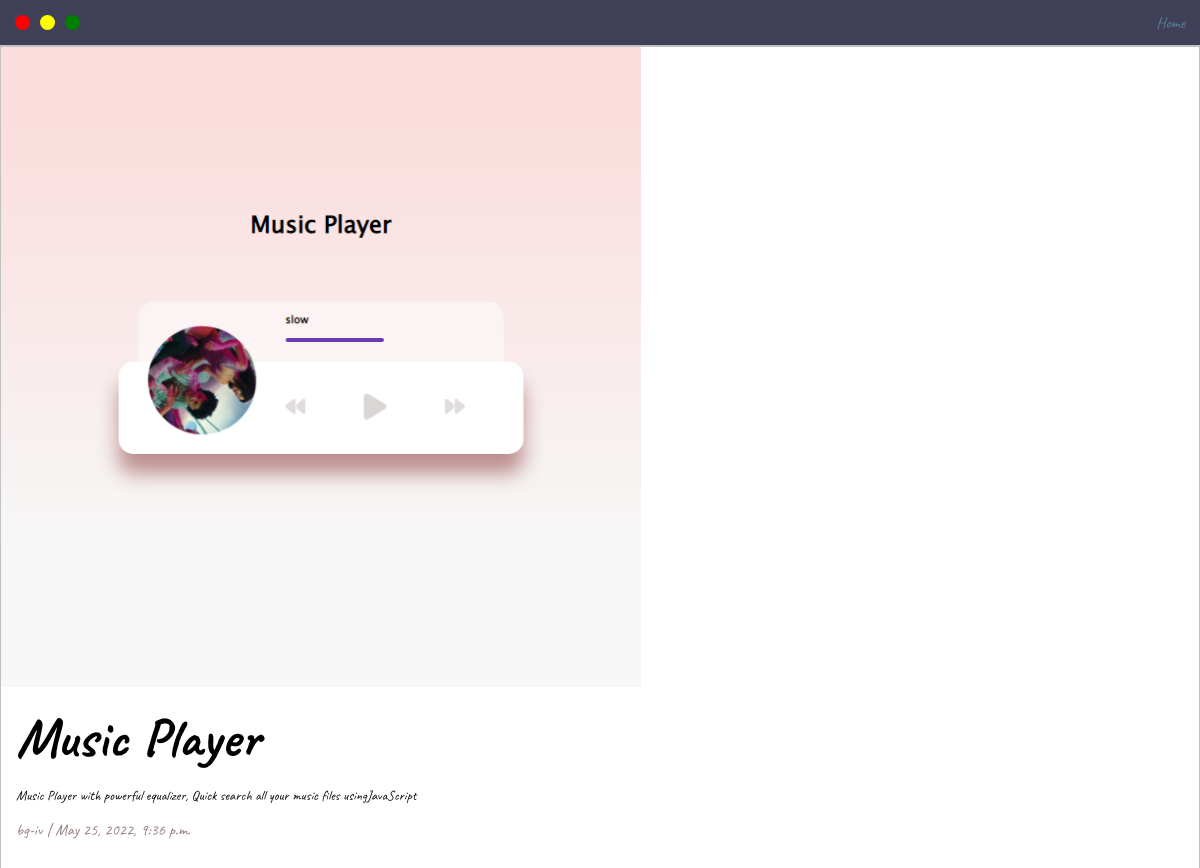
Page /Music/ on the committed database.
### base/models.py (models this page shows, shortened)
class Post(models.Model):
    title = models.CharField(max_length=200, unique=True)
    slug = models.SlugField(max_length=200, unique=True)
    author = models.ForeignKey(User, on_delete= models.CASCADE,related_name='blog_posts')
    updated_on = models.DateTimeField(auto_now= True)
    content = models.TextField()
    created_on = models.DateTimeField(auto_now_add=True)
    status = models.IntegerField(choices=STATUS, default=0)
    image=models.FileField( null=True, blank=True)
    class Meta:
        ordering = ['-created_on']
    @property
    def imageURL(self):
        try:
            url=self.image.url
        except:
            url=''
        return url

### base/views.py (the view)
# urls.py: path('<slug:slug>/', views.PostDetail.as_view(), name='post_detail'),
class PostDetail(generic.DetailView):
    model = Post
    template_name = 'base/post_detail.html'

### base/templates/base/post_detail.html (shortened to what this page needs)
{% extends 'base/index.html' %} {% block content %}
{% load static %}
<head>
    <link rel="stylesheet" type="text/css" href="{% static 'css/default.css' %}">
    <link id="theme-style" rel="stylesheet" type="text/css" href="static/css/blue.css">
</head>
<body>
    <div class="nav-wrapper">
           <div class="dots-wrapper">
                <div id="dot1" class="browser-dot"></div>
                <div id="dot2" class="browser-dot"></div>
                <div id="dot3" class="browser-dot"></div>
            </div>
               <ul id="navigation">
                   <li><a href="{% url 'home' %}">Home</a></li>
                </ul>
    </div>
                <div>
                    <div class="post">
                        <img width="640" height="640" class="thumbnail1" src="{{post.imageURL}}">
                        <div class="post-preview">
                            <h1 class="post-title">{% block title %} {{ object.title }} {% endblock title %}</h1>
                            <p class="post-intro"> {{ object.content | safe }}</p>
                            <p>{{ post.author }} | {{ post.created_on}}</p>
                        </div>
                    </div>
                </div>
</body>
{% endblock content %}

### static/css/default.css (style rules this page uses)
html, body { padding: 0; margin: 0; }
body * { transition: 0.3s; }
h1, h2 h3, h4, h5, h6, strong { color: var(--mainText); }
p, span, li, input, textarea, label { color: var(--secondaryText); font-family: 'Archivo Narrow', sans-serif; font-family: 'Caveat', cursive; }
a { text-decoration: none; color: rgb(84, 131, 153); }
ul { list-style: none; }
h1 { font-size: 56px; font-family: 'Caveat', cursive; }
.nav-wrapper { grid-area: nav-wrapper; border: 1px; border-bottom: 1px solid var(--borderColor); display: flex; justify-content: space-between; align-items: center; background-color: var(--mainColor); }
#navigation { margin: 0; padding: 10px; }
#navigation li { display: inline-block; margin-left: 5px; margin-right: 5px; }
.dots-wrapper { display: flex; padding: 10px; }
#dot1 { background-color: red; }
#dot2 { background-color: yellow; }
#dot3 { background-color: green; }
.browser-dot { background-color: black; height: 15px; width: 15px; border-radius: 50px; margin: 5px; -webkit-box-shadow: -1px 1px 3px 1px rgb(0, 0, 0,0, 75); -moz-box-shadow: -1px 1px 3px 1px rgb(0, 0, 0,0, 75); box-shadow: -1px 1px 3px 1px rgb(0, 0, 0,0, 75); }
.post { border: 1px solid var(--borderColor); -webkit-box-shadow: -1px 1px 3px 1px rgb(0, 0, 0,0, 75); -moz-box-shadow: -1px 1px 3px 1px rgb(0, 0, 0,0, 75); box-shadow: -1px 1px 3px 1px rgb(0, 0, 0,0, 75); }
.post-preview { borderColor:#fff; padding: 15px; }
.post-title { color: black; margin:0; }
.post-intro { font-size:14px; color: #111111; }
.thumbnail1 { display: block; width: 640px; height: 640px; object-fit: cover; }

### rows in the picture
Post: imageURL (picture), title "Music Player", content "Music Player with powerful equalizer, Quick search all your music files usingJavaScript", author "bg-iv", created_on "May 25, 2022, 9:36 p.m."
